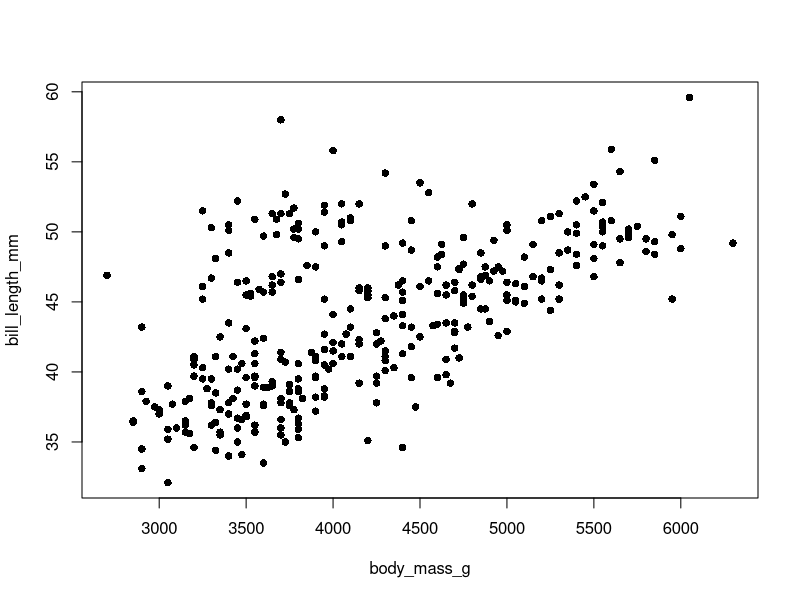

The R script that drew this image:
## ---- chunk 1
knitr::opts_chunk$set(echo = TRUE)
knitr::opts_chunk$set(warning = FALSE)
knitr::opts_chunk$set(message = FALSE)
options(knitr.duplicate.label = TRUE)
## ---- chunk 2
# Create a vector of numbers:
num_vec  = c(1, 4, 8, 9, 13)

# Create a vector of characters:
char_vec = c("a", "fish", "data is cool")
## ---- chunk 3
# Typing the name of the vector into the console prints the contents
num_vec

# The print() function accomplishes the same task:
print(char_vec)
## ---- chunk 4

#Type your data frame example here.

dat_1 = data.frame(letters = c("b", "w", "B"),
           numbers_1 = c(34, 6, 123454))

#I can print the contents by typing the names of the data frame

dat_1

#Subset a column by name

dat_1$letters

## ---- chunk 5

#load the penguins package:

require(palmerpenguins)

#using formula notation
#pch argument to change the symbol

plot(bill_length_mm ~ body_mass_g,
     data = penguins,
     pch = 16)

